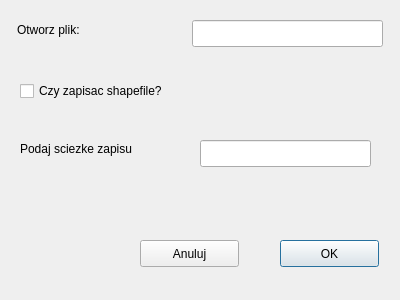
<?xml version="1.0" encoding="UTF-8"?>
<ui version="4.0">
 <class>Dialog</class>
 <widget class="QDialog" name="Dialog">
  <property name="geometry">
   <rect>
    <x>0</x>
    <y>0</y>
    <width>400</width>
    <height>300</height>
   </rect>
  </property>
  <property name="windowTitle">
   <string>Dialog</string>
  </property>
  <widget class="QLineEdit" name="openLas">
   <property name="geometry">
    <rect>
     <x>192</x>
     <y>20</y>
     <width>191</width>
     <height>27</height>
    </rect>
   </property>
  </widget>
  <widget class="QLabel" name="label">
   <property name="geometry">
    <rect>
     <x>17</x>
     <y>20</y>
     <width>121</width>
     <height>20</height>
    </rect>
   </property>
   <property name="text">
    <string>Otworz plik:</string>
   </property>
  </widget>
  <widget class="QLabel" name="label_2">
   <property name="enabled">
    <bool>true</bool>
   </property>
   <property name="geometry">
    <rect>
     <x>20</x>
     <y>140</y>
     <width>161</width>
     <height>17</height>
    </rect>
   </property>
   <property name="text">
    <string>Podaj sciezke zapisu</string>
   </property>
  </widget>
  <widget class="QCheckBox" name="checkBox">
   <property name="geometry">
    <rect>
     <x>20</x>
     <y>80</y>
     <width>261</width>
     <height>22</height>
    </rect>
   </property>
   <property name="text">
    <string>Czy zapisac shapefile?</string>
   </property>
  </widget>
  <widget class="QLineEdit" name="outFile">
   <property name="enabled">
    <bool>true</bool>
   </property>
   <property name="geometry">
    <rect>
     <x>200</x>
     <y>140</y>
     <width>171</width>
     <height>27</height>
    </rect>
   </property>
  </widget>
  <widget class="QPushButton" name="ok">
   <property name="geometry">
    <rect>
     <x>280</x>
     <y>240</y>
     <width>99</width>
     <height>27</height>
    </rect>
   </property>
   <property name="text">
    <string>OK</string>
   </property>
  </widget>
  <widget class="QPushButton" name="anuluj">
   <property name="geometry">
    <rect>
     <x>140</x>
     <y>240</y>
     <width>99</width>
     <height>27</height>
    </rect>
   </property>
   <property name="text">
    <string>Anuluj</string>
   </property>
  </widget>
 </widget>
 <resources/>
 <connections/>
</ui>
